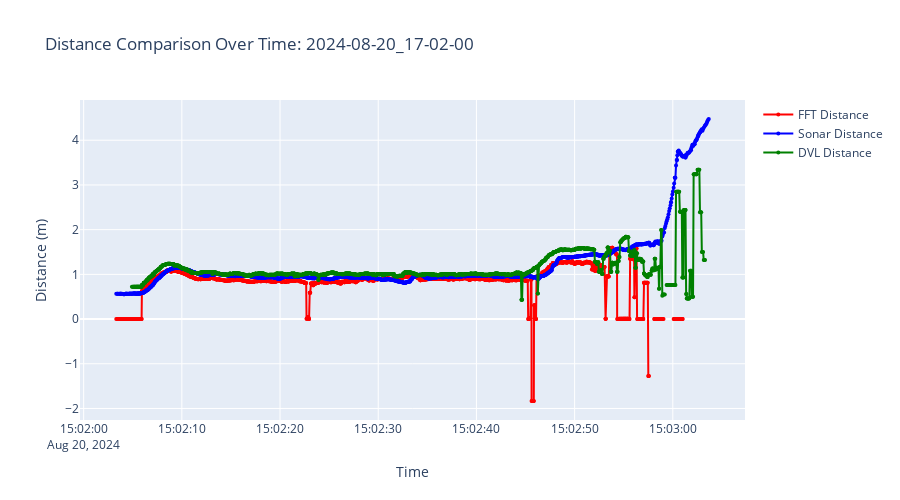
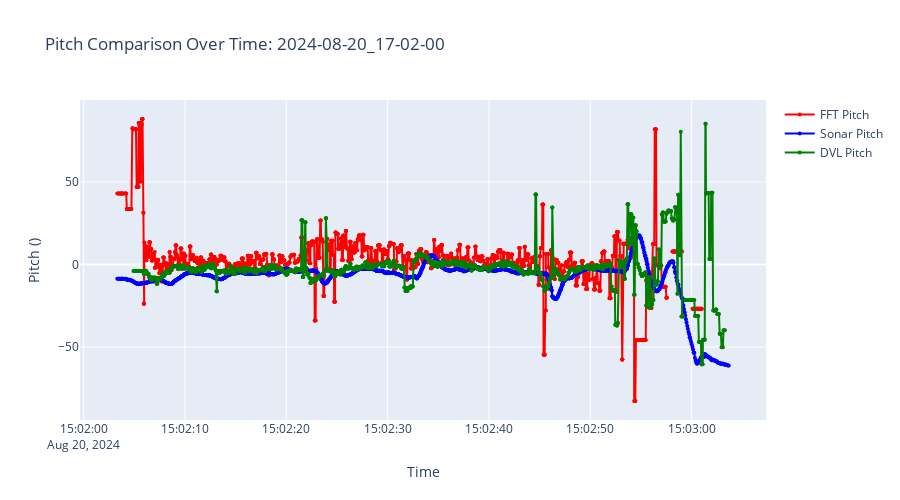

The cell these charts' notebook holds for them, in order:
### Markdown cell above
## 6. Distance and Pitch Comparison

Compare distance and pitch measurements across sonar, DVL, and FFT systems.

### Code cell
# Distance and Pitch Comparison
if df_sonar is not None and df_nav is not None and df_fft is not None:
    print("=== DISTANCE AND PITCH COMPARISON ===\n")
    
    # Import visualization utilities
    from utils.multi_system_sync import (
        NetRelativePositionCalculator,
        MultiSystemSynchronizer,
        NetRelativeVisualizer
    )
    
    # Initialize tools
    calculator = NetRelativePositionCalculator()
    synchronizer = MultiSystemSynchronizer(tolerance_seconds=0.5)
    visualizer = NetRelativeVisualizer()
    
    # Calculate net positions for each system
    print("Calculating net relative positions...")
    df_sonar_pos = calculator.calculate_sonar_net_position(df_sonar, apply_angle_correction=True)
    df_nav_pos = calculator.calculate_dvl_net_position(df_nav)
    
    # Process FFT data
    df_fft_proc = df_fft.copy()
    if 'time' in df_fft_proc.columns:
        df_fft_proc['timestamp'] = pd.to_datetime(df_fft_proc['time'], unit='s')
    
    # Handle distance unit conversion
    if 'distance' in df_fft_proc.columns:
        distances = pd.to_numeric(df_fft_proc['distance'], errors='coerce')
        max_dist = distances.abs().max()
        
        if max_dist > 50:  # Likely cm
            df_fft_proc['distance_m'] = distances / 100.0
            print(f"Converted FFT distances from cm to m (max: {max_dist:.1f}cm → {max_dist/100:.2f}m)")
        else:
            df_fft_proc['distance_m'] = distances
            print(f"FFT distances already in meters (max: {max_dist:.3f}m)")
    
    # Convert pitch to degrees and calculate positions
    if 'pitch' in df_fft_proc.columns:
        df_fft_proc['pitch_rad'] = pd.to_numeric(df_fft_proc['pitch'], errors='coerce')
        df_fft_proc['pitch_deg'] = df_fft_proc['pitch_rad'] * 180 / np.pi
        df_fft_proc['fft_x_m'] = df_fft_proc['distance_m'] * np.cos(df_fft_proc['pitch_rad'])
        df_fft_proc['fft_y_m'] = df_fft_proc['distance_m'] * np.sin(df_fft_proc['pitch_rad'])
    
    df_fft_pos = df_fft_proc
    
    # Synchronize systems
    print("Synchronizing three systems...")
    sync_df = synchronizer.synchronize_three_systems(df_fft_pos, df_sonar_pos, df_nav_pos)
    print(f"✓ Synchronized {len(sync_df)} time points\n")
    
    # Create and display distance comparison
    print("Creating distance comparison plot...")
    fig_distance = visualizer.create_distance_comparison(sync_df, TARGET_BAG)
    fig_distance.show()
    
    # Create and display pitch comparison
    print("Creating pitch comparison plot...")
    fig_pitch = visualizer.create_pitch_comparison(sync_df, TARGET_BAG)
    fig_pitch.show()
    
    print("\n✓ Distance and pitch comparison complete")

else:
    print("✗ Cannot compare - missing sonar, DVL, or FFT data")

### Figure 1 — Plotly figure (JSON) as saved in the notebook; plotly's stock layout.template omitted (floating-point values rounded to 4 significant figures; data arrays with more than 128 entries replaced by an {"elided": "..."} marker saying what was removed)
{"data": [{"line": {"color": "red", "width": 2}, "marker": {"size": 4}, "mode": "lines+markers", "name": "FFT Distance", "type": "scatter", "x": {"elided": "1851 str values"}, "y": {"elided": "1851 float values"}}, {"line": {"color": "blue", "width": 2}, "marker": {"size": 4}, "mode": "lines+markers", "name": "Sonar Distance", "type": "scatter", "x": {"elided": "1851 str values"}, "y": {"elided": "1851 float values"}}, {"line": {"color": "green", "width": 2}, "marker": {"size": 4}, "mode": "lines+markers", "name": "DVL Distance", "type": "scatter", "x": {"elided": "1851 str values"}, "y": {"elided": "1851 float values"}}], "layout": {"height": 500, "showlegend": true, "title": {"text": "Distance Comparison Over Time: 2024-08-20_17-02-00"}, "xaxis": {"title": {"text": "Time"}}, "yaxis": {"title": {"text": "Distance (m)"}}}}

### Figure 2 — Plotly figure (JSON) as saved in the notebook; plotly's stock layout.template omitted (floating-point values rounded to 4 significant figures; data arrays with more than 128 entries replaced by an {"elided": "..."} marker saying what was removed)
{"data": [{"line": {"color": "red", "width": 2}, "marker": {"size": 4}, "mode": "lines+markers", "name": "FFT Pitch", "type": "scatter", "x": {"elided": "1851 str values"}, "y": {"elided": "1851 float values"}}, {"line": {"color": "blue", "width": 2}, "marker": {"size": 4}, "mode": "lines+markers", "name": "Sonar Pitch", "type": "scatter", "x": {"elided": "1851 str values"}, "y": {"elided": "1851 float values"}}, {"line": {"color": "green", "width": 2}, "marker": {"size": 4}, "mode": "lines+markers", "name": "DVL Pitch", "type": "scatter", "x": {"elided": "1851 str values"}, "y": {"elided": "1851 float values"}}], "layout": {"height": 500, "showlegend": true, "title": {"text": "Pitch Comparison Over Time: 2024-08-20_17-02-00"}, "xaxis": {"title": {"text": "Time"}}, "yaxis": {"title": {"text": "Pitch ()"}}}}
